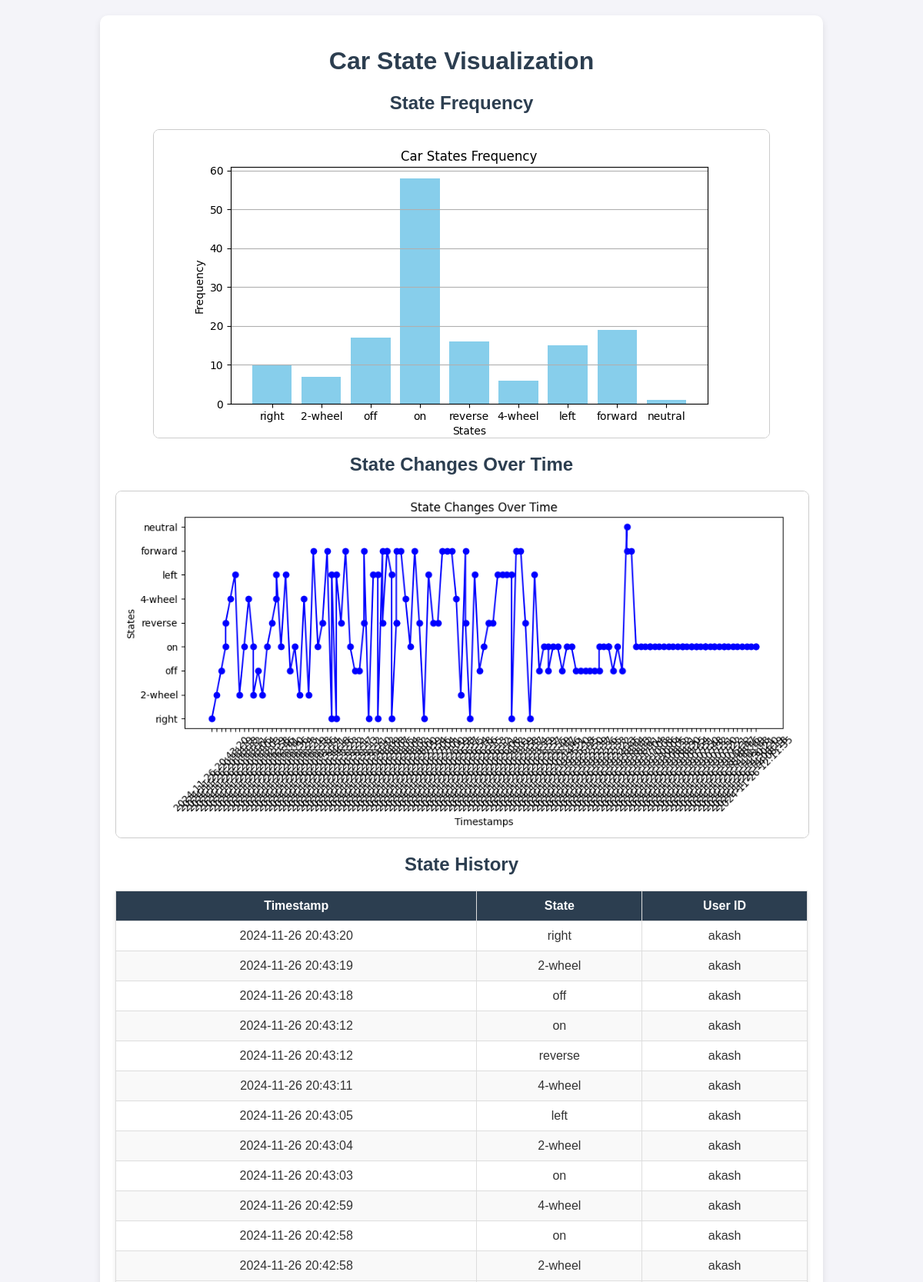
/visualize (signed in, upper part), run on the app's committed database.
### tables this page shows
CREATE TABLE car_state (
                            id INTEGER PRIMARY KEY AUTOINCREMENT,
                            state TEXT NOT NULL,
                            timestamp TEXT DEFAULT CURRENT_TIMESTAMP,
                            user_id INTEGER NOT NULL,
                            FOREIGN KEY (user_id) REFERENCES users (id)
                          );

### app.py (the view)
@app.route('/visualize')
def visualize():
    if 'username' not in session:
        return redirect(url_for('login'))
    with sqlite3.connect(DB_NAME) as conn:
        cursor = conn.cursor()
        cursor.execute('''
            SELECT car_state.state, car_state.timestamp, car_state.user_id
            FROM car_state
            ORDER BY car_state.timestamp DESC

        ''')
        car_data = cursor.fetchall()
    states = [row[0] for row in car_data]      # car_state.state
    timestamps = [row[1] for row in car_data]  # car_state.timestamp
    usernames = [row[2] for row in car_data]   # users.username
    freq_img_data = generate_bar_chart(states, "Car States Frequency", "States", "Frequency")
    time_img_data = generate_line_chart(timestamps, states, "State Changes Over Time", "Timestamps", "States")
    return render_template(
        'visualize.html',
        car_data=zip(timestamps,states, usernames),
        freq_img_data=freq_img_data,
        time_img_data=time_img_data )

### app.py (called while the page is built)
def generate_bar_chart(data, title, xlabel, ylabel):
    state_counts = Counter(data)
    plt.figure(figsize=(8, 4))
    plt.bar(state_counts.keys(), state_counts.values(), color='skyblue')
    plt.title(title)
    plt.xlabel(xlabel)
    plt.ylabel(ylabel)
    plt.grid(axis='y')
    img = io.BytesIO()
    plt.savefig(img, format='png')
    img.seek(0)
    img_data = base64.b64encode(img.getvalue()).decode('utf8')
    plt.close()
    return img_data

def generate_line_chart(x_data, y_data, title, xlabel, ylabel):
    plt.figure(figsize=(10, 5))
    plt.plot(x_data, y_data, marker='o', linestyle='-', color='blue')
    plt.title(title)
    plt.xlabel(xlabel)
    plt.ylabel(ylabel)
    plt.xticks(rotation=45)
    plt.tight_layout()
    img = io.BytesIO()
    plt.savefig(img, format='png')
    img.seek(0)
    img_data = base64.b64encode(img.getvalue()).decode('utf8')
    plt.close()
    return img_data

### templates/visualize.html (shortened to what this page needs)
<!DOCTYPE html>
<html lang="en">
<head>
</head>
<body>
    <div class="container">
        <h1>Car State Visualization</h1>
        <h2>State Frequency</h2>
        <img id="freq-graph" alt="State Frequency Graph">
        <h2>State Changes Over Time</h2>
        <img id="time-graph" alt="State Changes Over Time">
        <h2>State History</h2>
        <table id="car-state-table">
            <thead>
                <tr>
                    <th>Timestamp</th>
                    <th>State</th>
                    <th>User ID</th>
                </tr>
            </thead>
            <tbody>
                {% for  timestamps,state, user_id in car_data %}
                <tr>
                    <td>{{ timestamps}}</td>
                    <td>{{ state }}</td>
                    <td>{{ user_id }}</td>
                </tr>
                {% endfor %}
            </tbody>
        </table>
    </div>
</body>
</html>

### templates/visualize.html (style rules this page uses)
body { font-family: Arial, sans-serif; background-color: #f4f4f9; color: #333; margin: 0; padding: 20px; }
h1, h2 { text-align: center; color: #2c3e50; }
.container { max-width: 900px; margin: 0 auto; padding: 20px; background: #fff; border-radius: 10px; box-shadow: 0 4px 8px rgba(0, 0, 0, 0.1); }
img { display: block; margin: 20px auto; max-width: 100%; border: 1px solid #ccc; border-radius: 8px; }
table { width: 100%; border-collapse: collapse; margin: 20px 0; box-shadow: 0 2px 5px rgba(0, 0, 0, 0.1); }
table th, table td { padding: 10px; text-align: center; border: 1px solid #ddd; }
table th { background-color: #2c3e50; color: #fff; }
table tr:nth-child(even) { background-color: #f9f9f9; }

### data on the page
car_state: timestamp "2024-11-26 20:43:20", state "right", user "akash"
car_state: timestamp "2024-11-26 20:43:19", state "2-wheel", user "akash"
car_state: timestamp "2024-11-26 20:43:18", state "off", user "akash"
car_state: timestamp "2024-11-26 20:43:12", state "on", user "akash"
car_state: timestamp "2024-11-26 20:43:12", state "reverse", user "akash"
car_state: timestamp "2024-11-26 20:43:11", state "4-wheel", user "akash"
car_state: timestamp "2024-11-26 20:43:05", state "left", user "akash"
car_state: timestamp "2024-11-26 20:43:04", state "2-wheel", user "akash"
car_state: timestamp "2024-11-26 20:43:03", state "on", user "akash"
car_state: timestamp "2024-11-26 20:42:59", state "4-wheel", user "akash"
car_state: timestamp "2024-11-26 20:42:58", state "on", user "akash"
car_state: timestamp "2024-11-26 20:42:58", state "2-wheel", user "akash"
